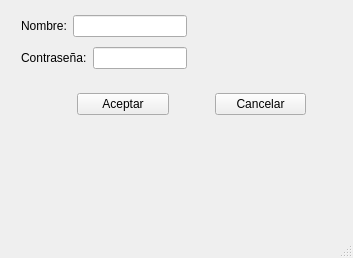
<?xml version="1.0" encoding="UTF-8"?>
<ui version="4.0">
 <class>MainWindow</class>
 <widget class="QMainWindow" name="MainWindow">
  <property name="geometry">
   <rect>
    <x>0</x>
    <y>0</y>
    <width>353</width>
    <height>258</height>
   </rect>
  </property>
  <property name="windowTitle">
   <string>MainWindow</string>
  </property>
  <widget class="QWidget" name="centralwidget">
   <widget class="QWidget" name="">
    <property name="geometry">
     <rect>
      <x>21</x>
      <y>11</y>
      <width>166</width>
      <height>64</height>
     </rect>
    </property>
    <layout class="QVBoxLayout" name="verticalLayout">
     <item>
      <layout class="QHBoxLayout" name="horizontalLayout">
       <item>
        <widget class="QLabel" name="nombre">
         <property name="text">
          <string>Nombre:</string>
         </property>
        </widget>
       </item>
       <item>
        <widget class="QLineEdit" name="editNombre"/>
       </item>
      </layout>
     </item>
     <item>
      <layout class="QHBoxLayout" name="horizontalLayout_2">
       <item>
        <widget class="QLabel" name="contrasena">
         <property name="text">
          <string>Contraseña:</string>
         </property>
        </widget>
       </item>
       <item>
        <widget class="QLineEdit" name="editContrasena"/>
       </item>
      </layout>
     </item>
    </layout>
   </widget>
   <widget class="QWidget" name="">
    <property name="geometry">
     <rect>
      <x>22</x>
      <y>90</y>
      <width>284</width>
      <height>28</height>
     </rect>
    </property>
    <layout class="QHBoxLayout" name="horizontalLayout_3">
     <item>
      <spacer name="horizontalSpacer">
       <property name="orientation">
        <enum>Qt::Orientation::Horizontal</enum>
       </property>
       <property name="sizeType">
        <enum>QSizePolicy::Policy::Fixed</enum>
       </property>
       <property name="sizeHint" stdset="0">
        <size>
         <width>55</width>
         <height>20</height>
        </size>
       </property>
      </spacer>
     </item>
     <item>
      <widget class="QPushButton" name="btnAceptar">
       <property name="text">
        <string>Aceptar</string>
       </property>
      </widget>
     </item>
     <item>
      <spacer name="horizontalSpacer_2">
       <property name="orientation">
        <enum>Qt::Orientation::Horizontal</enum>
       </property>
       <property name="sizeType">
        <enum>QSizePolicy::Policy::Fixed</enum>
       </property>
       <property name="sizeHint" stdset="0">
        <size>
         <width>40</width>
         <height>20</height>
        </size>
       </property>
      </spacer>
     </item>
     <item>
      <widget class="QPushButton" name="btnCancelar">
       <property name="text">
        <string>Cancelar</string>
       </property>
      </widget>
     </item>
    </layout>
   </widget>
  </widget>
  <widget class="QMenuBar" name="menubar">
   <property name="geometry">
    <rect>
     <x>0</x>
     <y>0</y>
     <width>353</width>
     <height>33</height>
    </rect>
   </property>
  </widget>
  <widget class="QStatusBar" name="statusbar"/>
 </widget>
 <resources/>
 <connections/>
</ui>
